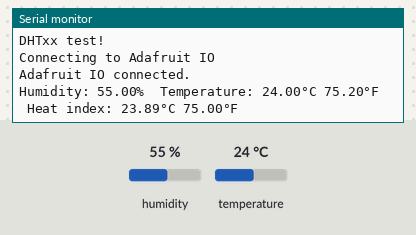
Recording of a sketch running on a simulated Arduino Uno, built with avr-gcc and run on an emulated ATmega328P. Shown: the last lines printed to the serial monitor. The inputs (shaded band) are chosen by the test bench; at power-on: humidity 55 %, temperature 24 °C.

Above: at 2.7 s.
2.8 s: humidity set to 22 %
At 4.5 s:
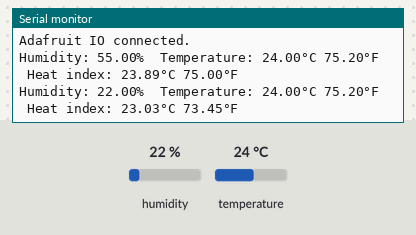
5.6 s: temperature set to 12 °C
At 7.0 s:
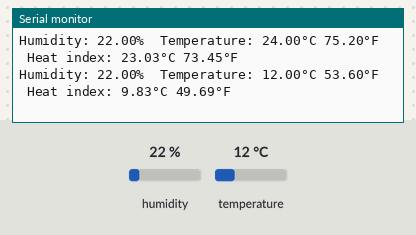
8.4 s: humidity set to 40 %
At 11.0 s:
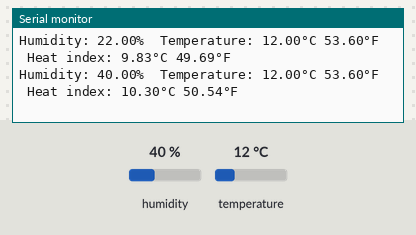
Timing chart, 0 to 12.5 s (numbered marks = the images above; inputs shaded):
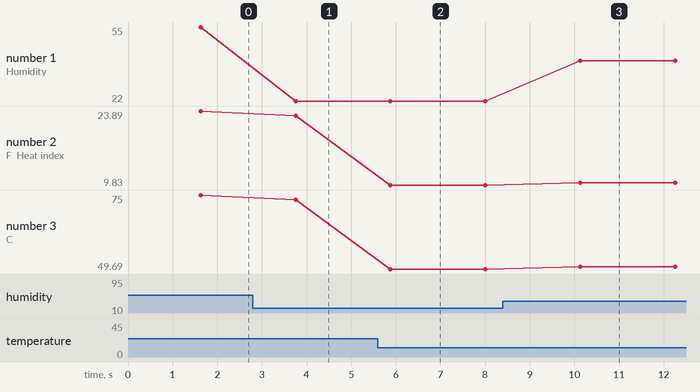

Measured:
- after the input at 2.8 s, the serial monitor: prints a new line after 0.95 s (image 1)
- after the input at 5.6 s, the serial monitor: prints a new line after 0.28 s (image 2)
- after the input at 8.4 s, the serial monitor: prints a new line after 1.7 s (image 3)
- plotted number 1: 55 → 22 after the input at 2.8 s, 22 → 40 after the input at 8.4 s
- plotted number 2: 23.89 → 23.03 after the input at 2.8 s, 23.03 → 9.83 after the input at 5.6 s, 9.83 → 10.3 after the input at 8.4 s
- plotted number 3: 75 → 73.45 after the input at 2.8 s, 73.45 → 49.69 after the input at 5.6 s, 49.69 → 50.54 after the input at 8.4 s

The sketch:

DHT11_code.ino
```cpp
#include "DHT.h"
#include "config.h"

#define DHTPIN 12  //D6 of ESP8266, D12 of ESP32

#define DHTTYPE DHT11  // DHT 11

DHT dht(DHTPIN, DHTTYPE);


AdafruitIO_Feed *Humidity = io.feed("Humidity");
AdafruitIO_Feed *Temperature = io.feed("Temperature");

void setup() {
  Serial.begin(115200);
  Serial.println(F("DHTxx test!"));

  dht.begin();
  Serial.print("Connecting to Adafruit IO");
  io.connect();

  while (io.status() < AIO_CONNECTED) {
    Serial.print(".");
    delay(500);
  }

  Serial.println();
  Serial.println(io.statusText());
  Humidity->get();
  Temperature->get();
}

void loop() {

  io.run();

  float h = dht.readHumidity();
  float t = dht.readTemperature();
  float f = dht.readTemperature(true);

  if (isnan(h) || isnan(t) || isnan(f)) {
    Serial.println(F("Failed to read from DHT sensor!"));
    return;
  }
  float hif = dht.computeHeatIndex(f, h);
  // Compute heat index in Celsius (isFahreheit = false)
  float hic = dht.computeHeatIndex(t, h, false);

  Serial.print(F("Humidity: "));
  Serial.print(h);
  Serial.print(F("%  Temperature: "));
  Serial.print(t);
  Serial.print(F("°C "));
  Serial.print(f);
  Serial.print(F("°F  Heat index: "));
  Serial.print(hic);
  Serial.print(F("°C "));
  Serial.print(hif);
  Serial.println(F("°F"));

  Humidity->save(h);
  Temperature->save(t);
  delay(2000);
}
```

config.h
```cpp
/************************ Adafruit IO Config *******************************/

// visit io.adafruit.com if you need to create an account,
// or if you need your Adafruit IO key.
#define IO_USERNAME  "rk_ramkishor"
#define IO_KEY       "aio_ZUel49rLhEhBO8eqa2zvwm3GLXUm"

/******************************* WIFI **************************************/

// the AdafruitIO_WiFi client will work with the following boards:
//   - HUZZAH ESP8266 Breakout -> https://www.adafruit.com/products/2471
//   - Feather HUZZAH ESP8266 -> https://www.adafruit.com/products/2821
//   - Feather HUZZAH ESP32 -> https://www.adafruit.com/product/3405
//   - Feather M0 WiFi -> https://www.adafruit.com/products/3010
//   - Feather WICED -> https://www.adafruit.com/products/3056
//   - Adafruit PyPortal -> https://www.adafruit.com/product/4116
//   - Adafruit Metro M4 Express AirLift Lite ->
//   https://www.adafruit.com/product/4000
//   - Adafruit AirLift Breakout -> https://www.adafruit.com/product/4201

#define WIFI_SSID "free net1"
#define WIFI_PASS "hello1234"

// uncomment the following line if you are using airlift
// #define USE_AIRLIFT

// uncomment the following line if you are using winc1500
// #define USE_WINC1500

// uncomment the following line if you are using mrk1010 or nano 33 iot
//#define ARDUINO_SAMD_MKR1010

// comment out the following lines if you are using fona or ethernet
#include "AdafruitIO_WiFi.h"

#if defined(USE_AIRLIFT) || defined(ADAFRUIT_METRO_M4_AIRLIFT_LITE) ||         \
    defined(ADAFRUIT_PYPORTAL)
// Configure the pins used for the ESP32 connection
#if !defined(SPIWIFI_SS) // if the wifi definition isnt in the board variant
// Don't change the names of these #define's! they match the variant ones
#define SPIWIFI SPI
#define SPIWIFI_SS 10  // Chip select pin
#define SPIWIFI_ACK 9  // a.k.a BUSY or READY pin
#define ESP32_RESETN 6 // Reset pin
#define ESP32_GPIO0 -1 // Not connected
#endif
AdafruitIO_WiFi io(IO_USERNAME, IO_KEY, WIFI_SSID, WIFI_PASS, SPIWIFI_SS,
                   SPIWIFI_ACK, ESP32_RESETN, ESP32_GPIO0, &SPIWIFI);
#else
AdafruitIO_WiFi io(IO_USERNAME, IO_KEY, WIFI_SSID, WIFI_PASS);
#endif
/******************************* FONA **************************************/

// the AdafruitIO_FONA client will work with the following boards:
//   - Feather 32u4 FONA -> https://www.adafruit.com/product/3027

// uncomment the following two lines for 32u4 FONA,
// and comment out the AdafruitIO_WiFi client in the WIFI section
// #include "AdafruitIO_FONA.h"
// AdafruitIO_FONA io(IO_USERNAME, IO_KEY);

/**************************** ETHERNET ************************************/

// the AdafruitIO_Ethernet client will work with the following boards:
//   - Ethernet FeatherWing -> https://www.adafruit.com/products/3201

// uncomment the following two lines for ethernet,
// and comment out the AdafruitIO_WiFi client in the WIFI section
// #include "AdafruitIO_Ethernet.h"
// AdafruitIO_Ethernet io(IO_USERNAME, IO_KEY);
```
